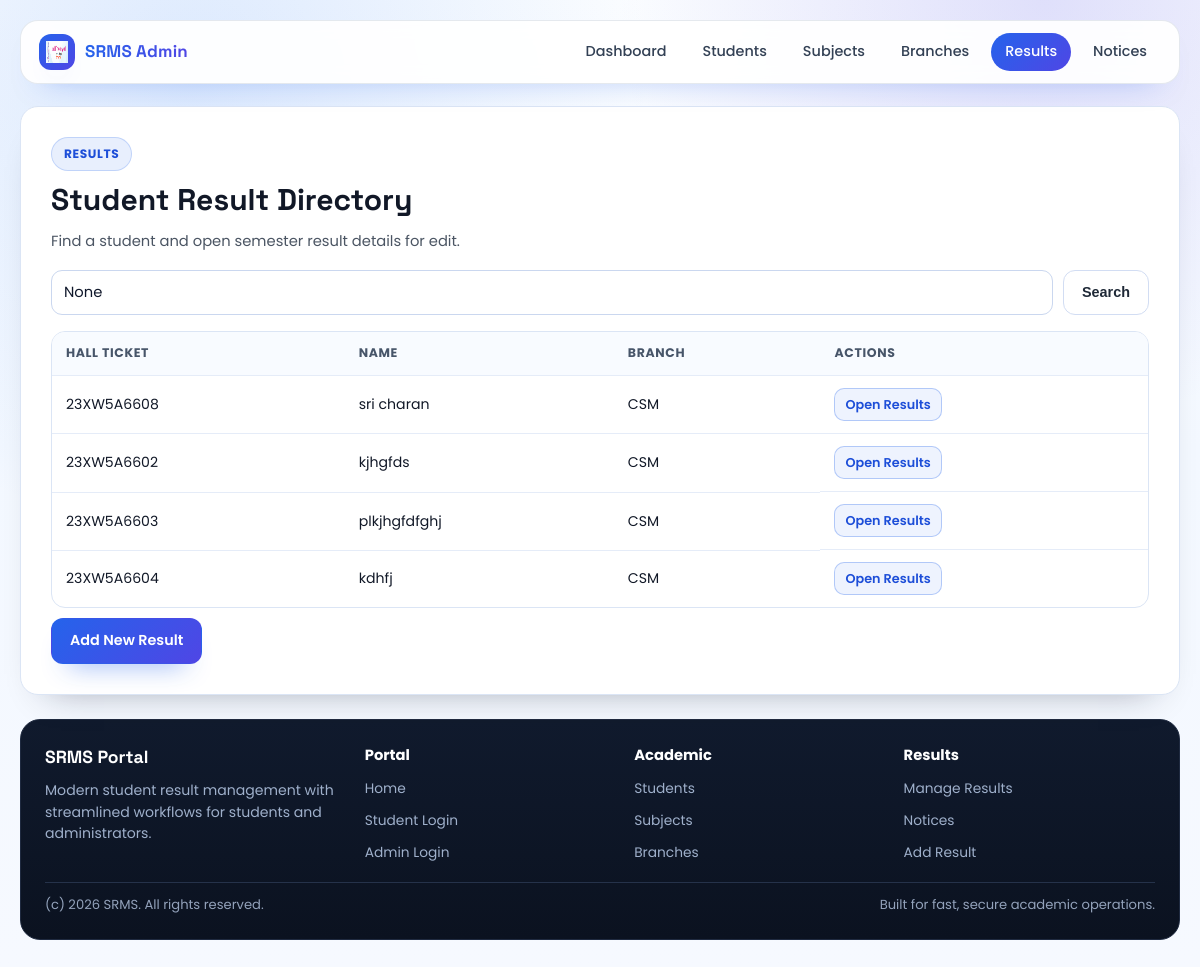
Page /result/ on the committed database.
### result/models.py (models this page shows, shortened)
class Student(models.Model):
    HallTicketNo=models.CharField(max_length=225,unique=True)
    name=models.CharField(max_length=225)
    dob=models.DateField(("Date"))
    age=models.IntegerField()
    address=models.TextField(max_length=225)
    branchName=models.ForeignKey("Branches",on_delete=models.CASCADE,default=2)

class Branches(models.Model):
    branchName=models.CharField(max_length=225)
    branchCode=models.IntegerField()
    creationDate=models.DateField(default=date.today)
    def __str__(self):
        return self.branchName

### result/views.py (the view)
# urls.py: path('result/',views.Displayresults,name="manage_results"),
def Displayresults(request):
    res=Student.objects.all()
    search_query = request.GET.get('q')
    if search_query:
        res = res.filter(HallTicketNo__icontains=search_query)
    context={
        'res':res,
        'search_query':search_query
    }
    return render(request,"manage_results.html",context)

### result/templates/manage_results.html (shortened to what this page needs)
{% load static %}
<!DOCTYPE html>
<html lang="en">
<head>
    <link rel="stylesheet" href="{% static 'modern_ui.css' %}">
</head>
<body>
<div class="page-shell">
    <div class="container">
        <header class="site-header">
            <div class="site-header-inner">
                <a class="brand" href="{% url 'base' %}">
                    <span class="brand-mark"><img src="{% static 'jntuh_logo.png' %}" alt="SRMS"></span>
                    <span>SRMS Admin</span>
                </a>
                <nav class="nav-links" aria-label="Admin Navigation">
                    <a class="nav-link" href="{% url 'admin_page' %}">Dashboard</a>
                    <a class="nav-link" href="{% url 'display_students' %}">Students</a>
                    <a class="nav-link" href="{% url 'manage_subjects' %}">Subjects</a>
                    <a class="nav-link" href="{% url 'manage_branches' %}">Branches</a>
                    <a class="nav-link active" href="{% url 'manage_results' %}">Results</a>
                    <a class="nav-link" href="{% url 'manage_notices' %}">Notices</a>
                </nav>
            </div>
        </header>
        <main class="main-stack">
            <section class="panel">
                <span class="badge">Results</span>
                <h2>Student Result Directory</h2>
                <p class="panel-subtitle">Find a student and open semester result details for edit.</p>
                <form method="GET" action="{% url 'manage_results' %}" class="search-form">
                    <input type="text" name="q" placeholder="Search by hall ticket number" value="{{ search_query }}">
                    <button class="btn btn-secondary" type="submit">Search</button>
                </form>
                <div class="table-wrap">
                    <table class="data-table">
                        <thead>
                            <tr>
                                <th>Hall Ticket</th>
                                <th>Name</th>
                                <th>Branch</th>
                                <th>Actions</th>
                            </tr>
                        </thead>
                        <tbody>
                            {% for item in res %}
                            <tr>
                                <td>{{ item.HallTicketNo }}</td>
                                <td>{{ item.name }}</td>
                                <td>{{ item.branchName }}</td>
                                <td class="mini-actions">
                                    <a class="inline-link" href="{% url 'result_update' item.id %}">Open Results</a>
                                </td>
                            </tr>
                            {% empty %}
                            <tr>
                                <td colspan="4" class="empty-state">No students found.</td>
                            </tr>
                            {% endfor %}
                        </tbody>
                    </table>
                </div>
                <div class="form-actions">
                    <a class="btn btn-primary" href="{% url 'add_result' %}">Add New Result</a>
                </div>
            </section>
        </main>
        {% include "partials/site_footer.html" %}
    </div>
</div>
</body>
</html>

### rows in the picture
Student: HallTicketNo "23XW5A6608", name "sri charan", branchName "CSM"
Student: HallTicketNo "23XW5A6602", name "kjhgfds", branchName "CSM"
Student: HallTicketNo "23XW5A6603", name "plkjhgfdfghj", branchName "CSM"
Student: HallTicketNo "23XW5A6604", name "kdhfj", branchName "CSM"
